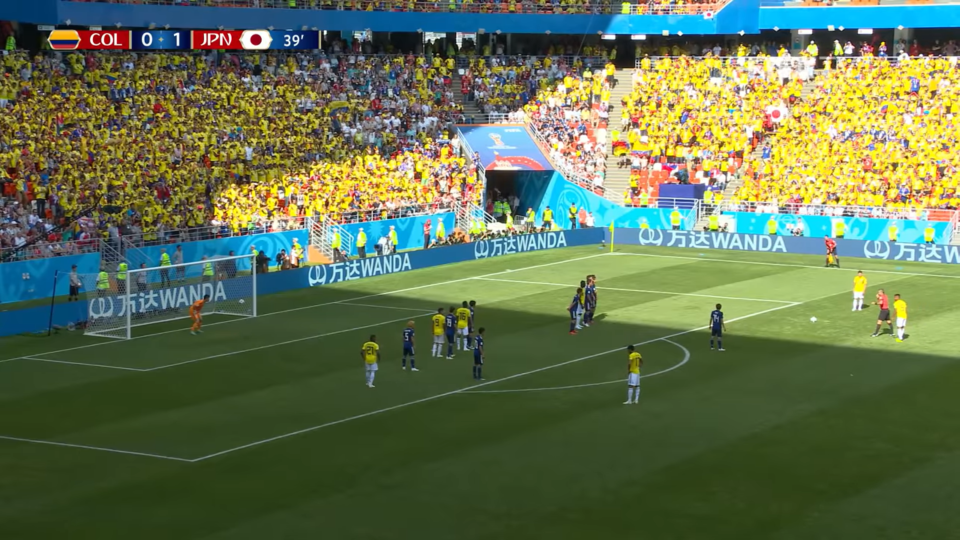
#> input picture PDI/Transformada Hough/imagens/football2.png, 1920 x 1080 px (shown at 1/2 size)
$ python 'CCF394 Aula 11 - Transformada HOUG - 1- Distancia chute automatica.py'
#> lines starting #> are read from the running program, lines starting #| are printed output that depends on the picture; after the words box and inside, x2 and y2 are one past the last pixel; in counts of white or black regions, pixels touching at a corner belong together
#> further down, img is the input picture: shape (1080, 1920, 3); mean B, G, R 80.7, 113.6, 98.3
### PDI/Transformada Hough/utils.py
import cv2
import numpy as np
import math


class Line:
    def __init__(self, pt1, pt2):
        self.pt1 = pt1
        self.pt2 = pt2
        self.dx = pt2[0] - pt1[0]
        self.dy = pt2[1] - pt1[1]
        if self.dx == 0:
            self.m = math.inf
        else:
            self.m = self.dy / self.dx
        self.b = pt1[1] - self.m * pt1[0]

    def intersection(self, other):
        if math.isinf(self.m) or math.isinf(other.m) or (self.m - other.m) == 0:
            return None
        x = (other.b - self.b) / (self.m - other.m)
        y = self.m * x + self.b
        return (int(x), int(y))


# [7 lines left out: function mouse_handler, not called in this run]


def get_points(im, max_points) :

    # Set up data to send to mouse handler
    data = {}
    data['im'] = im.copy()
    data['points'] = []
    data['max_points'] = max_points

    #Set the callback function for any mouse event
    cv2.imshow("Image",im)
    cv2.setMouseCallback("Image", mouse_handler, data)
    cv2.waitKey(0)
    cv2.setMouseCallback("Image", lambda *args : None)

    # Convert array to np.array
    points = np.vstack(data['points']).astype(float)

    return points


# [18 lines left out: function blend_overlay_with_field, not called in this run]

def GetFieldLayer(src_img):
    hsv = cv2.cvtColor(src_img, code=cv2.COLOR_BGR2HSV)
#> hsv: shape (1080, 1920, 3); mean H, S, V 54.6, 128.5, 126.4
    # green range
    lower_green = np.array([35, 10, 60])
    upper_green = np.array([65, 255, 255])
    # layer masks
    field_mask = cv2.inRange(hsv, lower_green, upper_green)
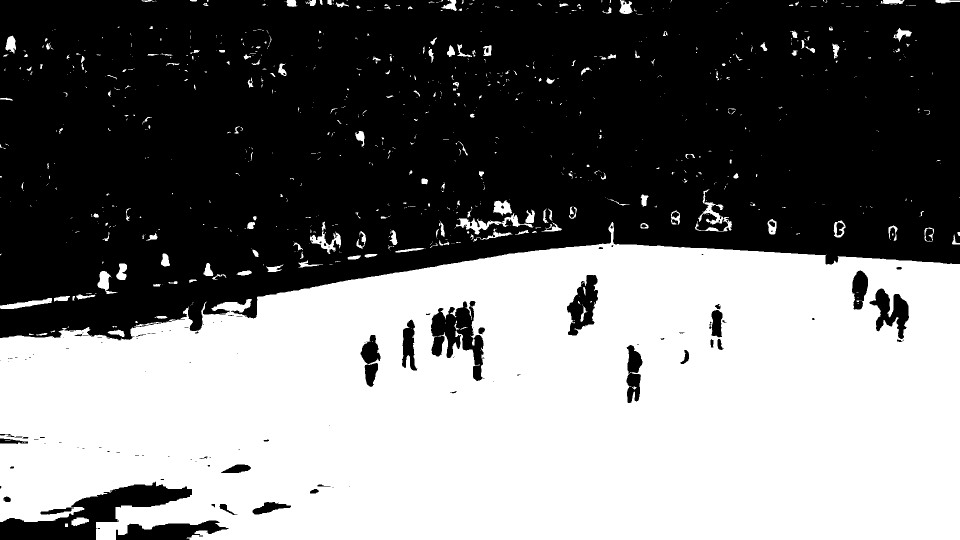
#> field_mask: shape (1080, 1920) (shown at 1/2 size); 47.3% white; 859 white regions (662 under 20 px), largest, box (x1, y1, x2, y2) and area: (0, 444, 1920, 1080) 953303, (912, 426, 1067, 469) 1601, (1390, 379, 1464, 463) 1367
    player_mask = cv2.bitwise_not(field_mask)
    # player_mask = cv2.morphologyEx(player_mask, cv2.MORPH_CLOSE, cv2.getStructuringElement(cv2.MORPH_RECT, (5, 5)))
    # extract layers from original image
    field_layer = cv2.bitwise_and(src_img, src_img, mask=field_mask)
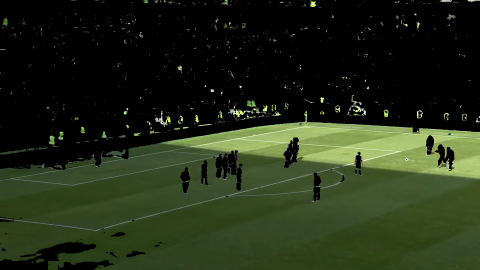
#> field_layer: shape (1080, 1920, 3) (shown at 1/4 size); mean B, G, R 22.8, 43.6, 34.1
    return field_layer


TWO_PI = 2 * math.pi
# Credits to Rory Daulton
def isConvex(polygon):
    """Return True if the polynomial defined by the sequence of 2D
    points is 'strictly convex': points are valid, side lengths non-
    zero, interior angles are strictly between zero and a straight
    angle, and the polygon does not intersect itself.

    NOTES:  1.  Algorithm: the signed changes of the direction angles
                from one side to the next side must be all positive or
                all negative, and their sum must equal plus-or-minus
                one full turn (2 pi radians). Also check for too few,
                invalid, or repeated points.
            2.  No check is explicitly done for zero internal angles
                (180 degree direction-change angle) as this is covered
                in other ways, including the `n < 3` check.
    """
    try:  # needed for any bad points or direction changes
        # Check for too few points
        if len(polygon) < 3:
            return False
        # Get starting information
        old_x, old_y = polygon[-2]
        new_x, new_y = polygon[-1]
        new_direction = math.atan2(new_y - old_y, new_x - old_x)
        angle_sum = 0.0
        # Check each point (the side ending there, its angle) and accum. angles
        for ndx, newpoint in enumerate(polygon):
            # Update point coordinates and side directions, check side length
            old_x, old_y, old_direction = new_x, new_y, new_direction
            new_x, new_y = newpoint
            new_direction = math.atan2(new_y - old_y, new_x - old_x)
            if old_x == new_x and old_y == new_y:
                return False  # repeated consecutive points
            # Calculate & check the normalized direction-change angle
            angle = new_direction - old_direction
            if angle <= -math.pi:
                angle += TWO_PI  # make it in half-open interval (-Pi, Pi]
            elif angle > math.pi:
                angle -= TWO_PI
            if ndx == 0:  # if first time through loop, initialize orientation
                if angle == 0.0:
                    return False
                orientation = 1.0 if angle > 0.0 else -1.0
            else:  # if other time through loop, check orientation is stable
                if orientation * angle <= 0.0:  # not both pos. or both neg.
                    return False
            # Accumulate the direction-change angle
            angle_sum += angle
        # Check that the total number of full turns is plus-or-minus 1
        return abs(round(angle_sum / TWO_PI)) == 1
    except (ArithmeticError, TypeError, ValueError):
        return False  # any exception means not a proper convex polygon

def signedArea(pts):
    xs,ys = map(list, zip(*pts))
    xs.append(xs[0])
    ys.append(ys[0])
    area = 0
    for i in range(len(xs) - 1):
        edge = (xs[i+1] - xs[i]) * (ys[i+1] + ys[i])
        area += edge
    return area

def isClockwise(pts):
    return signedArea(pts) > 0


# 105x68 Field, origin on the left upper corner, clock-wise order
reference_points_right = np.array([
    # Right penalty area
    [88.5, 13.84], [105, 13.84],
    [105, 54.16], [88.5, 54.16],

    # Right upper corner
    [105, 0]
], dtype=float)

middle_goal_line_right = np.array([105, 34], dtype=float)

### PDI/Transformada Hough/CCF394 Aula 11 - Transformada HOUG - 1- Distancia chute automatica.py
import cv2
import math
import utils
import numpy as np
from itertools import permutations

# [7 lines left out: function escala, not called in this run]


def findBestHomography():
    # Loop through all the possible permutations of 4 points in the image
    all_img_pts = [np.array(i, dtype=float) for i in intersections]
    for img_pts in permutations(intersections, 4):
        # Optimization: check if polygon is convex and clockwise
        if not utils.isConvex(img_pts) or not utils.isClockwise(img_pts):
            continue

        # Loop through all the possible permutations of 4 points in the reference
        for ref_points in permutations(utils.reference_points_right, 4):
            # Optimization: check if polygon is convex and clockwise
            if not utils.isConvex(img_pts) or not utils.isClockwise(img_pts):
                continue

            # Convert to np.ndarray of np.ndarray of float64
            img_pts = [np.array(i, dtype=float) for i in img_pts]
            img_pts = np.array(img_pts)
            ref_points = np.array(ref_points)

            # Calculate homography
            h, status = cv2.findHomography(img_pts, ref_points)
            h_inv = None
            if h is None:
                continue
            try:
                h_inv = np.linalg.inv(h)
            except:
                continue

            # Check if at least one other image point matches one other reference point
            for test_img_pt in all_img_pts:
                if not test_img_pt in img_pts:
                    for test_ref_pt in utils.reference_points_right:
                        if not list(test_ref_pt) in ref_points.tolist():
                            # Apply homography to reference test point
                            test_img_in_ref = cv2.perspectiveTransform(test_img_pt.reshape(1, 1, -1), h)[0][0]
                            # Check if it matches the image test point with an error of at most 2m
                            distance = np.linalg.norm(test_img_in_ref - test_ref_pt)
                            if distance < 2:
                                print(test_ref_pt)
                                print(ref_points)
                                print(test_img_pt)
                                print(img_pts)
                                print(test_img_in_ref)
                                print(distance)
                                print('-------------------------------------')
                                applyHomographyLine(img, img_pts, ref_points)
                                return


def applyHomographyLine(img, img_pts, ref_points):
    ref_points *= quality
    utils.middle_goal_line_right *= quality

    # Calculate Homography between source and destination points
    h, status = cv2.findHomography(ref_points, img_pts)
    h_inv = np.linalg.inv(h)
    #print(h)

    # Get ball point (field image)
    print('Click on the ball and then press [ENTER]')
    ball_im = utils.get_points(img, 1)[0]
    #print(ball_im)

    # Get corresponding ball point in real world
    ball_rw = cv2.perspectiveTransform(ball_im.reshape(1, 1, -1), h_inv)[0][0]
    #print(ball_rw)

    # Draw circle
    overlay_rw = np.zeros((68*quality, 105*quality, 3), np.uint8)
    if draw_circle:
        cv2.circle(overlay_rw, tuple(ball_rw.astype(int)), int(9.15*quality), (0,0,255), 1*quality, lineType=cv2.LINE_AA)
        #cv2.imshow("Overlay Real-world", overlay_rw)

    # Draw line
    if draw_line:
        cv2.line(overlay_rw, tuple(ball_rw.astype(int)), tuple(utils.middle_goal_line_right.astype(int)), (128,128,128), 1*quality, cv2.LINE_AA)

    # Warp overlay
    overlay_img = cv2.warpPerspective(overlay_rw, h, (img.shape[1],img.shape[0]), cv2.INTER_LANCZOS4)
    #cv2.imshow("Overlay Warped", overlay_img)

    # Draw text
    height, width, channels = img.shape
    overlay_text = np.zeros((height,width,3), np.uint8)
    if draw_text:
        distance = np.linalg.norm(ball_rw - utils.middle_goal_line_right) / quality
        text_location = (int(overlay_text.shape[1] * 0.1), int(overlay_text.shape[0] * 0.8))
        cv2.putText(overlay_text, "%.2f" % distance + 'm', text_location, cv2.FONT_HERSHEY_DUPLEX, 1, (255,255,255), 2, cv2.LINE_AA)

    # Merge overlay
    final = utils.blend_overlay_with_field(img,overlay_img,0.5)
    cv2.add(overlay_text, final, final)

    # Display image.
    cv2.imshow("Image", final)
    cv2.waitKey(0)


if __name__ == '__main__':
    quality = 100
    draw_circle = True
    draw_line = True
    draw_text = True
    debug = True

    img = cv2.imread('imagens/football2.png')
    #img=escala(img,800)
    field = utils.GetFieldLayer(img)
    # cv2.imshow("Field Layer", field)
    field = cv2.GaussianBlur(field, (3, 3), cv2.BORDER_DEFAULT)
    edges = cv2.Canny(field, 100, 300)
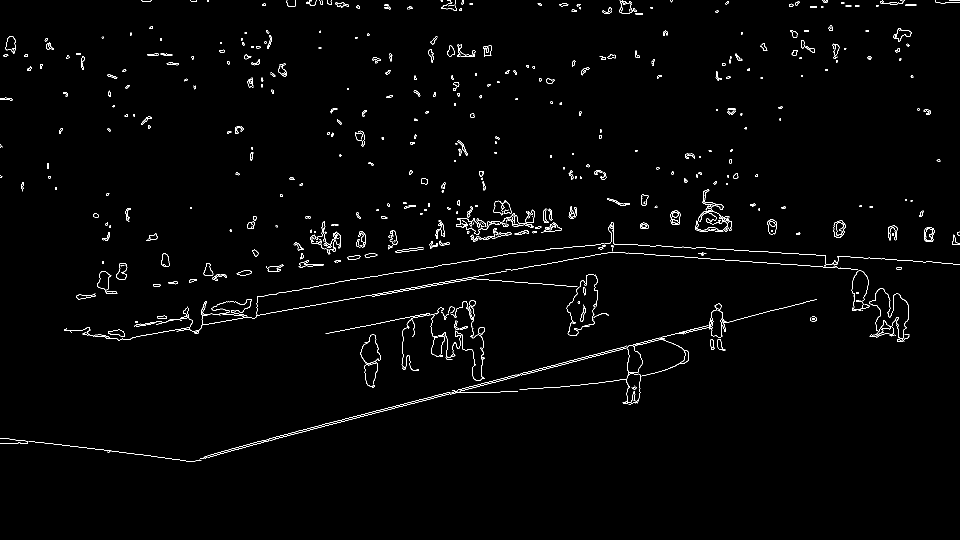
#> edges: shape (1080, 1920) (shown at 1/2 size); 1.3% white in thin lines or dots, all inside (x1, y1, x2, y2) = (0, 0, 1920, 924)
    lines = cv2.HoughLines(edges, 1, math.radians(1.7), 150, None, 0, 0)
#> lines = 13 rows, first 8: [711, 1.39], [409, 1.63], [991, 1.31], [714, 1.39], [988, 1.31], [675, 1.39], [995, 1.31], [869, 1.69]

    lns = []

    if lines is not None:
        for i in range(0, len(lines)):
            rho = lines[i][0][0]
            theta = lines[i][0][1]
            a = math.cos(theta)
            b = math.sin(theta)
            x0 = a * rho
            y0 = b * rho
            pt1 = (int(x0 + 1000 * (-b)), int(y0 + 1000 * (a)))
            pt2 = (int(x0 - 1000 * (-b)), int(y0 - 1000 * (a)))
            lns.append(utils.Line(pt1, pt2))
#> this loop made 13 passes
#> (rho, theta, a, b, x0, y0) on passes 1 to 6: (711, 1.39, 0.175, 0.985, 124.7, 700), (409, 1.63, -0.061, 0.998, -24.97, 408.2), (991, 1.31, 0.262, 0.965, 259.8, 956.3), (714, 1.39, 0.175, 0.985, 125.2, 702.9), (988, 1.31, 0.262, 0.965, 259, 953.4), (675, 1.39, 0.175, 0.985, 118.4, 664.5)
#> after the loop, lns = 13 items

    # Calculate intersection points
    intersections = []
    for i in range(0, len(lns)):
        for j in range(i + 1, len(lns)):
            point = lns[i].intersection(lns[j])
            if not point is None:
                intersections.append(point)
        if debug:
            cv2.line(img, lns[i].pt1, lns[i].pt2, (0, 0, 255), 1)
#> this loop made 13 passes
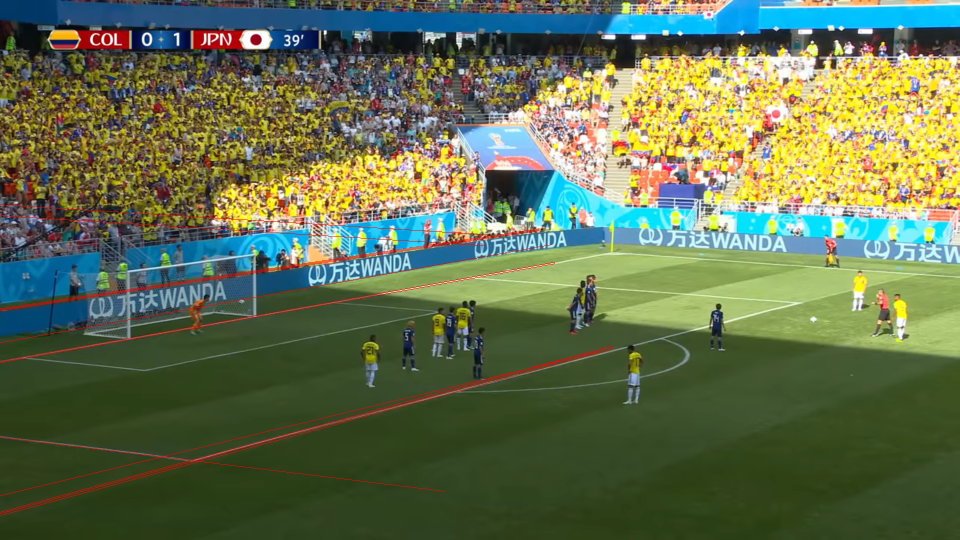
#> img: shape (1080, 1920, 3) (shown at 1/2 size); 0.68% of pixels changed, all inside (x1, y1, x2, y2) = (0, 409, 1226, 1032)
#> after the loop, intersections = 73 pairs, first value -721088 to 78343, second value -43664 to 922


    # Cleanup similar points and points outside of the image
    i = 0
    while i < len(intersections):

        # Check if outside of image
        xi,yi = intersections[i]
        sy,sx,_ = img.shape
        if xi < 0 or yi < 0 or xi > sx or yi > sy:
            del intersections[i]
            continue

        # Check if similar
        j = i+1
        while j < len(intersections):
            distance = np.linalg.norm(list(x-y for x,y in zip(intersections[i],intersections[j])))
            if distance < 20:
                del intersections[j]
                continue
            j += 1
        i += 1
#> this loop made 61 passes
#> (xi, yi) on passes 1 to 8: (1303, 489), (3266, 139), (3233, 145), (72439, -12197), (3311, 131), (-510, 812), (3378, 119), (3313, 130)
#> after the loop, i = 14

    # Draw points
    if debug:
        for point in intersections:
            cv2.circle(img, point, 10, (0, 255, 0))
#> this loop made 14 passes
#> point on passes 1 to 8: (1303, 489), (1211, 505), (1854, 522), (1152, 479), (999, 470), (386, 921), (1143, 715), (1787, 540)
#> img: shape (1080, 1920, 3); 0.04% of pixels changed, all inside (x1, y1, x2, y2) = (310, 460, 1865, 932)

    # Homography
    if len(intersections) < 4:
        raise Exception('Not enough points were detected for a homography')

    findBestHomography()
#> in findBestHomography, `all_img_pts = [np.array(i, dtype=float) for i in intersections]`: all_img_pts = [[1303, 489], [1211, 505], [1854, 522], [1152, 479], [999, 470], [386, 921], [1143, 715], [1787, 540], [1048, 738], [1060, 496], [1279, 683], [320, 913], [893, 486], [1854, 545]]
#> the loop in findBestHomography, `for img_pts in permutations(intersections, 4):` made 34 passes
#> (printed output is left out)
#> (the run stopped early here; a loop or call above may not have finished)

$ run again, with PDI/Transformada Hough/imagens/football3.png copied over PDI/Transformada Hough/imagens/football2.png
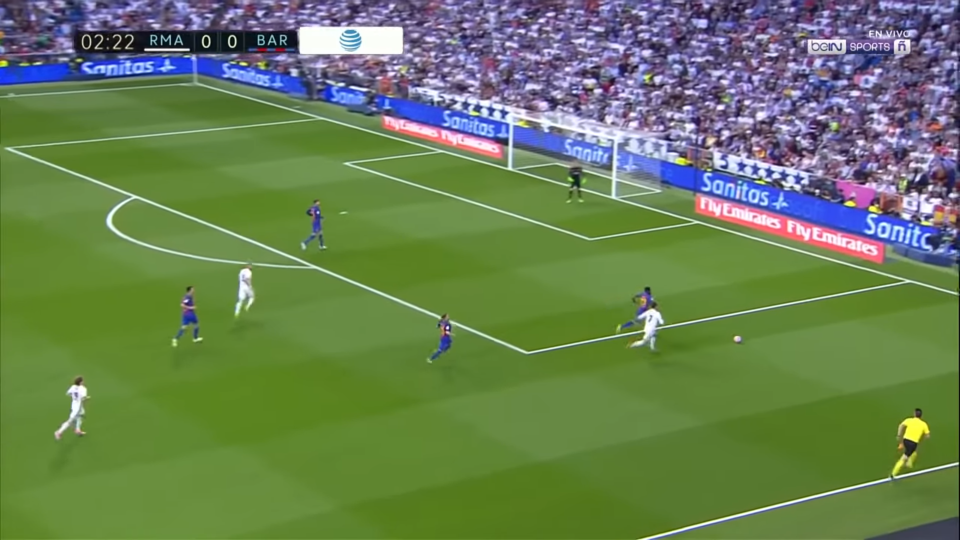
#> input picture PDI/Transformada Hough/imagens/football3.png, 1920 x 1080 px (shown at 1/2 size)
#> img is the input picture: shape (1080, 1920, 3); mean B, G, R 85.2, 126.8, 104.5
#> hsv: shape (1080, 1920, 3); mean H, S, V 67.2, 131.1, 140.8
#> in GetFieldLayer, `field_mask = cv2.inRange(hsv, lower_green, upper_green)`:
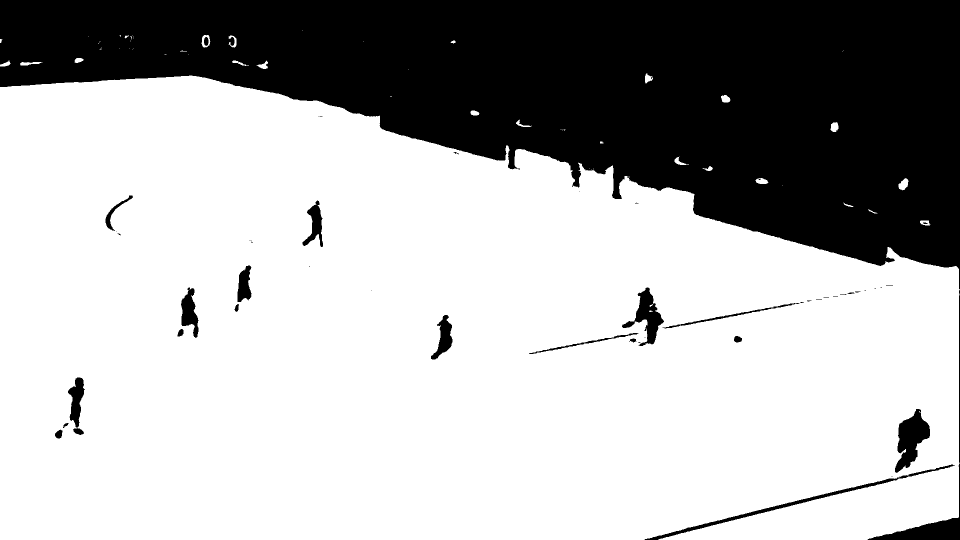
#> field_mask: shape (1080, 1920) (shown at 1/2 size); 69.7% white; 51 black regions (28 under 20 px), largest, box (x1, y1, x2, y2) and area: (0, 0, 1920, 579) 597958, (1735, 580, 1920, 1080) 5411, (1790, 818, 1860, 946) 4642
#> edges: shape (1080, 1920); 1% white in thin lines or dots
#> lines = 25 rows, first 8: [58, 1.84], [54, 1.84], [1917, 0], [258, 1.96], [253, 1.96], [294, 1.48], [111, 1.87], [45, 1.84]
#> the loop `for i in range(0, len(lines)):` made 25 passes
#> (rho, theta, a, b, x0, y0) on passes 1 to 6: (58, 1.84, -0.266, 0.964, -15.4, 55.92), (54, 1.84, -0.266, 0.964, -14.34, 52.06), (1917, 0, 1, 0, 1917, 0), (258, 1.96, -0.378, 0.926, -97.48, 238.9), (253, 1.96, -0.378, 0.926, -95.59, 234.2), (294, 1.48, 0.0872, 0.996, 25.62, 292.9)
#> after the loop `for i in range(0, len(lines)):`: lns = 25 items
#> the loop `for i in range(0, len(lns)):` made 25 passes
#> the loop `for point in intersections:` made 47 passes
#> point on passes 1 to 8: (646, 237), (1828, 563), (336, 152), (464, 188), (1801, 555), (1307, 419), (886, 304), (1690, 525)
#> after the loop `for point in intersections:`:
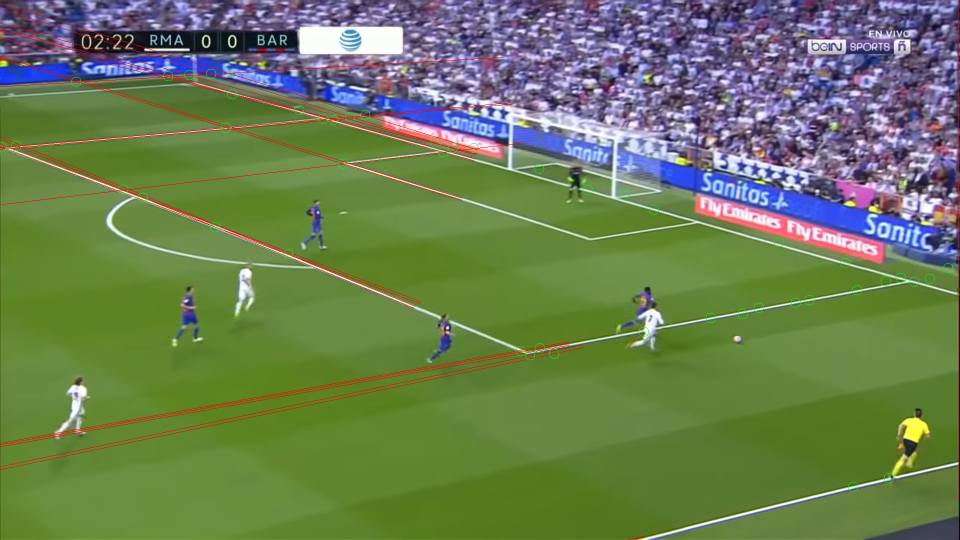
#> img: shape (1080, 1920, 3) (shown at 1/2 size); mean B, G, R 84.1, 125.6, 105.9
#> the loop in findBestHomography, `for img_pts in permutations(intersections, 4):` made 97 passes
#> (printed output is left out)
